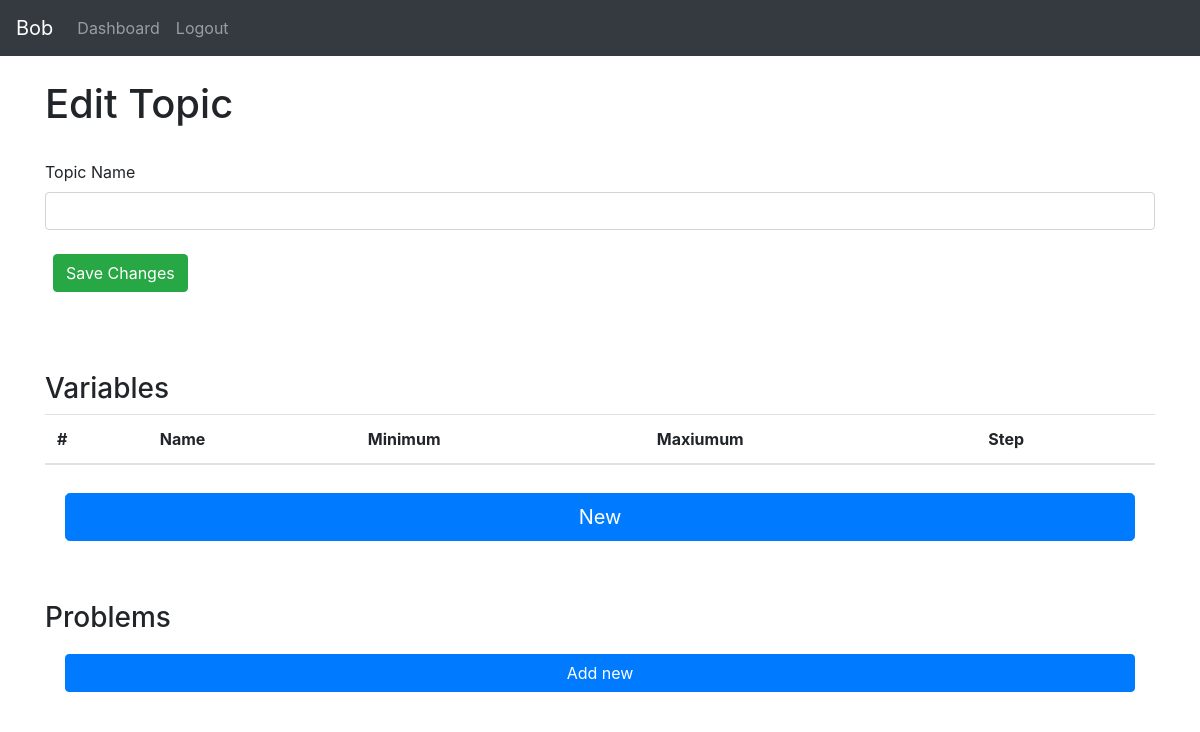
The app's page /teacher/group-detail/10/topics/edit_topic/12 (signed in), older data.
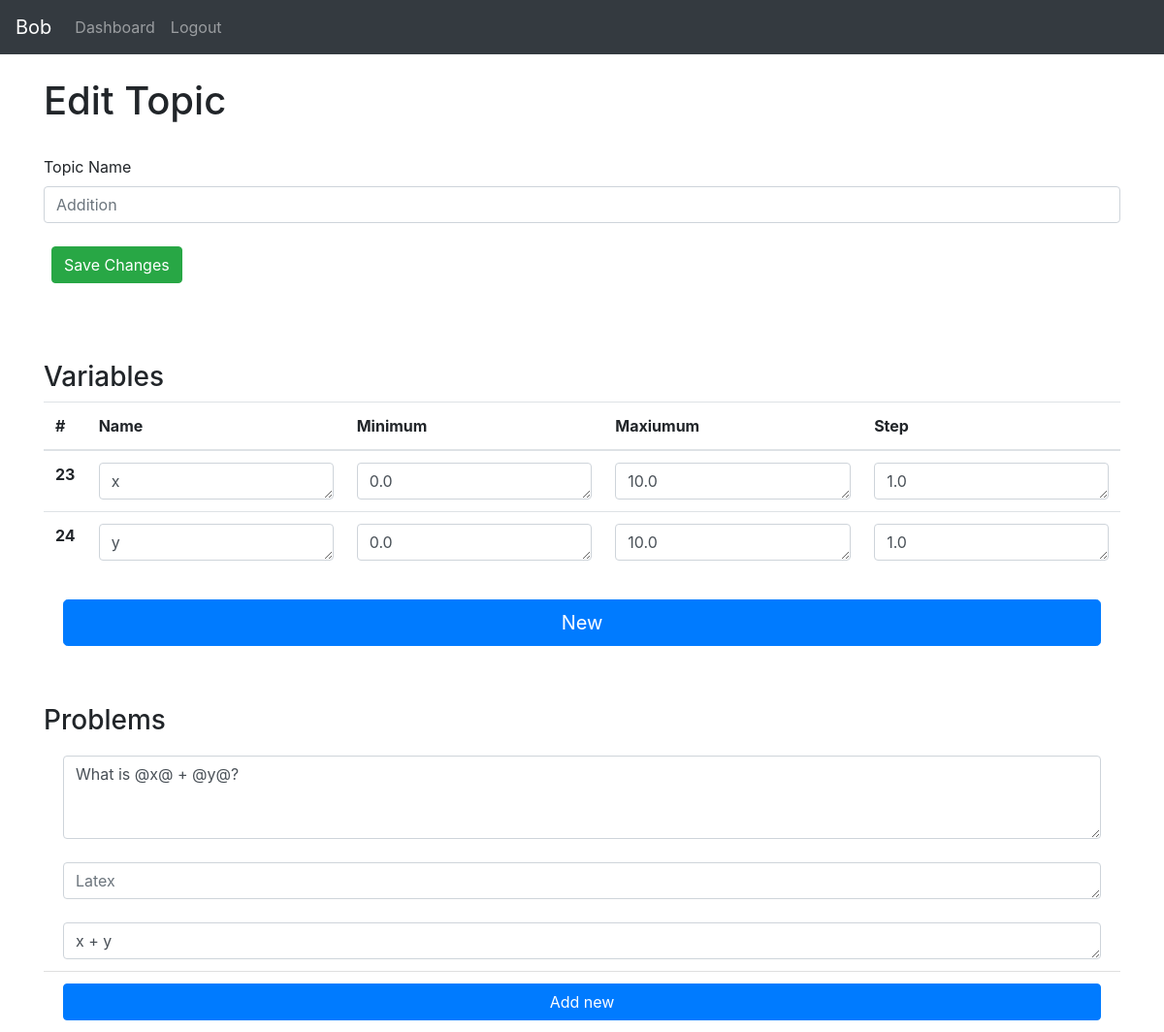
The same page, newer data.
### website/models.py (models this page shows)
class Topic(db.Model):
    id = db.Column(db.Integer, primary_key=True)
    name = db.Column(db.String(150))
    active = db.Column(db.Boolean)
    locked = db.Column(db.Boolean)
    instances = db.Column(db.SmallInteger)
    date = db.Column(db.DateTime(timezone=True))
    group_id = db.Column(db.Integer, db.ForeignKey('group.id'))
    variable_ids = db.relationship('Variable')
    problem_ids = db.relationship('Problem')
    data_ids = db.relationship('Data')

class Variable(db.Model):
    id = db.Column(db.Integer, primary_key=True)
    name = db.Column(db.String(1))
    minimum = db.Column(db.Float)
    maximum = db.Column(db.Float)
    step = db.Column(db.Float)
    topic_id = db.Column(db.Integer, db.ForeignKey('topic.id'))

class Problem(db.Model):
    id = db.Column(db.Integer, primary_key=True)
    text = db.Column(db.String(10000))
    latex = db.Column(db.String(500))
    answer = db.Column(db.String(500))
    topic_id = db.Column(db.Integer, db.ForeignKey('topic.id'))

### website/teacher/teacher_views.py (the view)
@views.route('/group-detail/<group_id>/topics/edit_topic/<topic_id>', methods=['GET', 'POST'])
@login_required
def edit_topic(group_id, topic_id):
    group = Group.query.get(group_id)
    topic = Topic.query.get(topic_id)
    if request.method == 'POST':
        if request.form['button'] == 'new_problem':
            new_problem = Problem(text="", latex="", answer="", topic_id=topic.id)
            db.session.add(new_problem)
            db.session.commit()
            flash('created')
            return render_template("teacher/edit_topic.html", user=current_user, group=group, topic=topic)
        elif request.form['button'] == 'new_variable':
            new_variable = Variable(name='x',minimum=0.0, maximum=10.0, step=1.0, topic_id=topic.id)
            db.session.add(new_variable)
            db.session.commit()
            return render_template("teacher/edit_topic.html", user=current_user, group=group, topic=topic)
        elif request.form['button'] == 'save_changes':
            name = str(request.form.get('topicName'))
            if len(name) < 150 and len(name) > 1:
                topic.name = name
                db.session.add(topic)
                db.session.commit()
                flash('Name successfully changed to ' + name)
            update_variables(topic=topic)
            update_problems(topic=topic)
            return render_template("teacher/edit_topic.html", user=current_user, group=group, topic=topic)
    else:
        return render_template("teacher/edit_topic.html", user=current_user, group=group, topic=topic)

### website/templates/teacher/edit_topic.html
{% extends "base.html" %} {% block title %}Edit Topic{% endblock %}
{% block content %}
<br>
<h1>Edit Topic</h1>
<br>
<form method='POST'>
    <div>
        <div class="form-group">
          <label for="exampleInputEmail1">Topic Name</label>
          <input
            type="text"
            class="form-control"
            id="topicName"
            name="topicName"
            placeholder="{{ topic.name }}"
            />
        </div>
        <div class="d-flex flex-row">
            <div class="p-2"><button name="button" class="btn btn-success" value="save_changes">Save Changes</button></div>
          </div>
        <br>
    </div>
    <br>
    <br>
    <div>
        <h3>Variables</h3>
        <table class="table">
            <thead>
              <tr>
                <th scope="col">#</th>
                <th scope="col">Name</th>
                <th scope="col">Minimum</th>
                <th scope="col">Maxiumum</th>
                <th scope="col">Step</th>
              </tr>
            </thead>
            <tbody>
            {% for variable in topic.variable_ids %}
              <tr>
                <th scope="row">{{ variable.id }}</th>
                <td> <textarea name="name{{variable.id}}" class="form-control" id="minimum" rows="1" placeholder="Name">{{ variable.name }}</textarea></td>
                <td> <textarea name="min{{variable.id}}" class="form-control" id="minimum" rows="1" placeholder="Minimum">{{ variable.minimum }}</textarea></td>
                <td> <textarea name="max{{variable.id}}" class="form-control" id="maximum" rows="1" placeholder="Maxiumum">{{ variable.maximum }}</textarea></td>
                <td> <textarea name="step{{variable.id}}" class="form-control" id="step" rows="1" placeholder="Step">{{ variable.step }}</textarea></td>
              </tr>
              {% endfor %}
            </tbody>
          </table>
          <ul class="list-group list-group-flush">
            <li class="list-group-item"><button name="button" class="btn btn-primary btn-lg btn-block" value="new_variable">New</button></li>
          </ul>
    </div>
    <br>
    <br>
    <div>
      <h3>Problems</h3>
      <ul class="list-group list-group-flush">
        {% for problem in topic.problem_ids %}
        <li class="list-group-item">
                <textarea name="text{{problem.id}}" class="form-control" id="text" rows="3" placeholder="Word Problem">{{ problem.text }}</textarea>
                <br>
                <textarea name="latex{{problem.id}}" class="form-control" id="latex" rows="1" placeholder="Latex">{{ problem.latex }}</textarea>
                <br>
                <textarea name="answer{{problem.id}}" class="form-control" id="answer" rows="1" placeholder="Answer">{{ problem.answer }}</textarea>
        </li>
        {% endfor %}
      <ul class="list-group list-group-flush">
        <li class="list-group-item"><button type="submit" class="btn btn-primary btn-block" name="button" value="new_problem">Add new</button></li>
      </ul>
    </div>
</form>
{% endblock %}

Row changes from the older to the newer data that the page shows:
added Topic: topicName "Addition"
added Variable: id "23", id "x", id "0.0", id "10.0", id "1.0"
added Variable: id "24", id "y", id "0.0", id "10.0", id "1.0"
added Problem: id "What is @x@ + @y@?", id "Latex", id "x + y"
